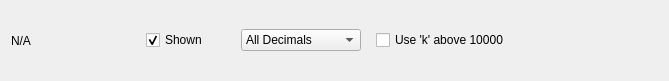
<?xml version="1.0" encoding="UTF-8"?>
<ui version="4.0">
 <class>Form</class>
 <widget class="QWidget" name="Form">
  <property name="geometry">
   <rect>
    <x>0</x>
    <y>0</y>
    <width>669</width>
    <height>81</height>
   </rect>
  </property>
  <property name="windowTitle">
   <string>Form</string>
  </property>
  <layout class="QHBoxLayout" name="horizontalLayout">
   <property name="spacing">
    <number>15</number>
   </property>
   <item>
    <widget class="QLabel" name="columnNameLabel">
     <property name="sizePolicy">
      <sizepolicy hsizetype="Fixed" vsizetype="Preferred">
       <horstretch>0</horstretch>
       <verstretch>0</verstretch>
      </sizepolicy>
     </property>
     <property name="minimumSize">
      <size>
       <width>120</width>
       <height>0</height>
      </size>
     </property>
     <property name="maximumSize">
      <size>
       <width>120</width>
       <height>16777215</height>
      </size>
     </property>
     <property name="text">
      <string>N/A</string>
     </property>
    </widget>
   </item>
   <item>
    <widget class="QCheckBox" name="columnShownCB">
     <property name="sizePolicy">
      <sizepolicy hsizetype="Fixed" vsizetype="Fixed">
       <horstretch>0</horstretch>
       <verstretch>0</verstretch>
      </sizepolicy>
     </property>
     <property name="minimumSize">
      <size>
       <width>80</width>
       <height>0</height>
      </size>
     </property>
     <property name="maximumSize">
      <size>
       <width>80</width>
       <height>16777215</height>
      </size>
     </property>
     <property name="text">
      <string>Shown</string>
     </property>
     <property name="checked">
      <bool>true</bool>
     </property>
    </widget>
   </item>
   <item>
    <widget class="QComboBox" name="decimalDD">
     <property name="sizePolicy">
      <sizepolicy hsizetype="Fixed" vsizetype="Fixed">
       <horstretch>0</horstretch>
       <verstretch>0</verstretch>
      </sizepolicy>
     </property>
     <property name="minimumSize">
      <size>
       <width>120</width>
       <height>0</height>
      </size>
     </property>
     <property name="maximumSize">
      <size>
       <width>120</width>
       <height>16777215</height>
      </size>
     </property>
     <property name="currentIndex">
      <number>5</number>
     </property>
     <item>
      <property name="text">
       <string>0 Decimals</string>
      </property>
     </item>
     <item>
      <property name="text">
       <string>1 Decimal</string>
      </property>
     </item>
     <item>
      <property name="text">
       <string>2 Decimals</string>
      </property>
     </item>
     <item>
      <property name="text">
       <string>3 Decimals</string>
      </property>
     </item>
     <item>
      <property name="text">
       <string>4 Decimals</string>
      </property>
     </item>
     <item>
      <property name="text">
       <string>All Decimals</string>
      </property>
     </item>
    </widget>
   </item>
   <item>
    <widget class="QCheckBox" name="useKCB">
     <property name="sizePolicy">
      <sizepolicy hsizetype="Fixed" vsizetype="Fixed">
       <horstretch>0</horstretch>
       <verstretch>0</verstretch>
      </sizepolicy>
     </property>
     <property name="minimumSize">
      <size>
       <width>130</width>
       <height>0</height>
      </size>
     </property>
     <property name="maximumSize">
      <size>
       <width>130</width>
       <height>16777215</height>
      </size>
     </property>
     <property name="text">
      <string>Use 'k' above 10000</string>
     </property>
    </widget>
   </item>
   <item>
    <spacer name="horizontalSpacer">
     <property name="orientation">
      <enum>Qt::Horizontal</enum>
     </property>
     <property name="sizeHint" stdset="0">
      <size>
       <width>40</width>
       <height>20</height>
      </size>
     </property>
    </spacer>
   </item>
  </layout>
 </widget>
 <resources/>
 <connections/>
</ui>
